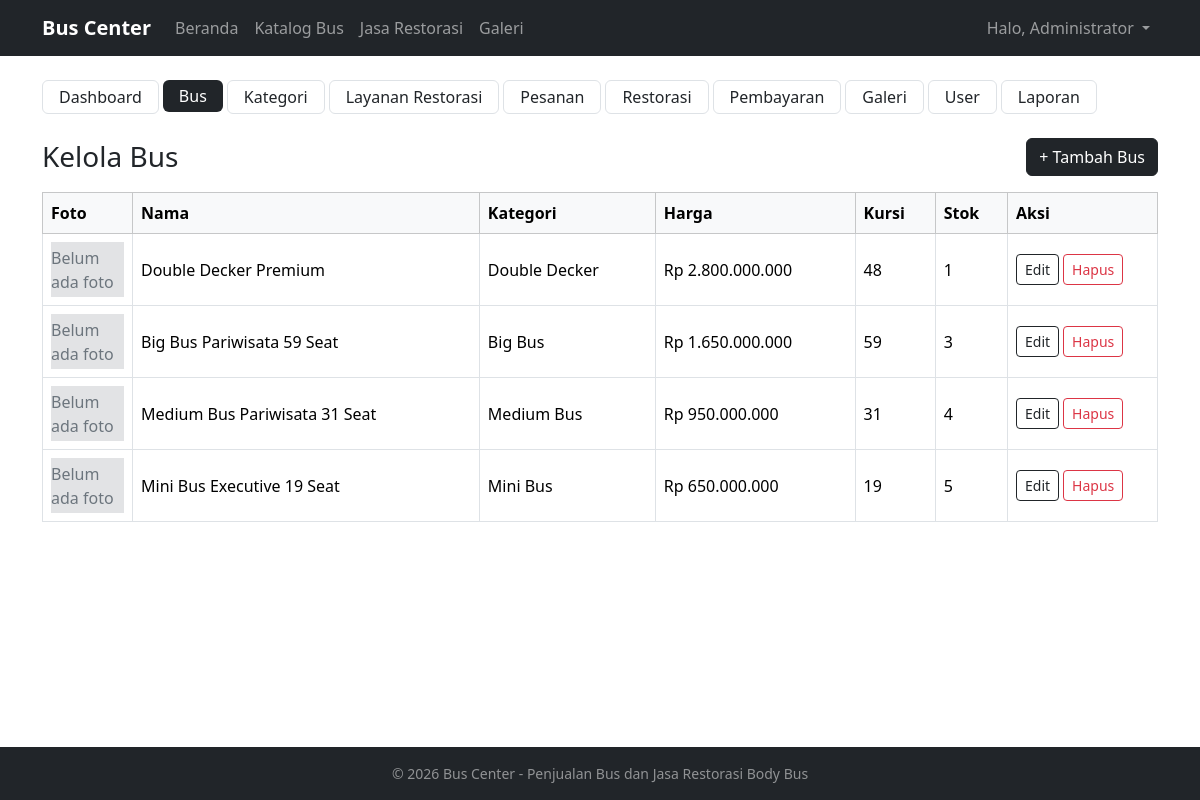
Page /admin/bus/index.php (signed in) on the committed database.
### tables this page shows
CREATE TABLE bus (
  id            INT AUTO_INCREMENT PRIMARY KEY,
  kategori_id   INT NOT NULL,
  nama          VARCHAR(100) NOT NULL,
  harga         DECIMAL(15,2) NOT NULL,
  kapasitas     INT NOT NULL,                       
  deskripsi     TEXT,
  spesifikasi   TEXT,
  gambar        VARCHAR(255) DEFAULT NULL,          
  stok          INT NOT NULL DEFAULT 0,
  created_at    TIMESTAMP NOT NULL DEFAULT CURRENT_TIMESTAMP,
  FOREIGN KEY (kategori_id) REFERENCES kategori(id)
    ON UPDATE CASCADE ON DELETE RESTRICT
);

CREATE TABLE kategori (
  id             INT AUTO_INCREMENT PRIMARY KEY,
  nama_kategori  VARCHAR(50) NOT NULL UNIQUE
);

### admin/bus/index.php (the view, shortened to what this page needs)
<?php
$bus = db_all("SELECT b.*, k.nama_kategori FROM bus b JOIN kategori k ON k.id = b.kategori_id ORDER BY b.id DESC");
require_once __DIR__ . '/../../includes/header.php';
require_once __DIR__ . '/../../includes/admin_menu.php';
?>
<div class="d-flex justify-content-between align-items-center mb-3">
    <h3 class="mb-0">Kelola Bus</h3>
    <a href="<?= BASE_URL ?>/admin/bus/form.php" class="btn btn-dark">+ Tambah Bus</a>
</div>
<div class="table-responsive">
<table class="table table-bordered align-middle">
    <thead class="table-light"><tr><th style="width:90px">Foto</th><th>Nama</th><th>Kategori</th><th>Harga</th><th>Kursi</th><th>Stok</th><th style="width:150px">Aksi</th></tr></thead>
    <tbody>
    <?php foreach ($bus as $b): ?>
        <tr>
            <td><?= tampil_gambar('bus', $b['gambar'], $b['nama'], 55) ?></td>
            <td><?= e($b['nama']) ?></td>
            <td><?= e($b['nama_kategori']) ?></td>
            <td><?= rupiah($b['harga']) ?></td>
            <td><?= (int)$b['kapasitas'] ?></td>
            <td><?= (int)$b['stok'] ?></td>
            <td>
                <div class="d-flex gap-1">
                    <a class="btn btn-sm btn-outline-dark" href="<?= BASE_URL ?>/admin/bus/form.php?id=<?= $b['id'] ?>">Edit</a>
                    <form method="POST" onsubmit="return confirm('Hapus bus ini?');">
                        <button name="hapus" class="btn btn-sm btn-outline-danger">Hapus</button>
                    </form>
                </div>
            </td>
        </tr>
    <?php endforeach; ?>
    </tbody>
</table>
</div>
<?php require_once __DIR__ . '/../../includes/footer.php'; ?>

### includes/fungsi.php (shortened to what this page needs)
<?php
function e($teks) {
    return htmlspecialchars((string)($teks ?? ''), ENT_QUOTES, 'UTF-8');
}
function rupiah($angka) {
    return 'Rp ' . number_format((float)$angka, 0, ',', '.');
}
function db_stmt($sql, $types, $params) {
    global $koneksi;
    $st = mysqli_prepare($koneksi, $sql);
    mysqli_stmt_execute($st);
    return $st;
}
function db_all($sql, $types = '', $params = []) {
    $st = db_stmt($sql, $types, $params);
    return mysqli_fetch_all(mysqli_stmt_get_result($st), MYSQLI_ASSOC);
}
function img_url($folder, $file) {
    return $file ? BASE_URL . '/uploads/' . $folder . '/' . rawurlencode($file) : null;
}
function tampil_gambar($folder, $file, $alt = '', $tinggi = 200) {
    $u = img_url($folder, $file);
    return '<div class="bg-secondary-subtle text-secondary d-flex align-items-center justify-content-center w-100" style="height:'
         . (int)$tinggi . 'px">Belum ada foto</div>';
}

### rows in the picture
bus: nama "Double Decker Premium", kategori.nama_kategori "Double Decker", harga "Rp 2.800.000.000", kapasitas "48", stok "1"
bus: nama "Big Bus Pariwisata 59 Seat", kategori.nama_kategori "Big Bus", harga "Rp 1.650.000.000", kapasitas "59", stok "3"
bus: nama "Medium Bus Pariwisata 31 Seat", kategori.nama_kategori "Medium Bus", harga "Rp 950.000.000", kapasitas "31", stok "4"
bus: nama "Mini Bus Executive 19 Seat", kategori.nama_kategori "Mini Bus", harga "Rp 650.000.000", kapasitas "19", stok "5"

### other values in the picture
APP_NAME "Bus Center"
$_SESSION['nama'] "Administrator"
$label "Dashboard"
$label "Bus"
$label "Kategori"
$label "Layanan Restorasi"
$label "Pesanan"
$label "Restorasi"
$label "Pembayaran"
$label "Galeri"
$label "User"
$label "Laporan"
